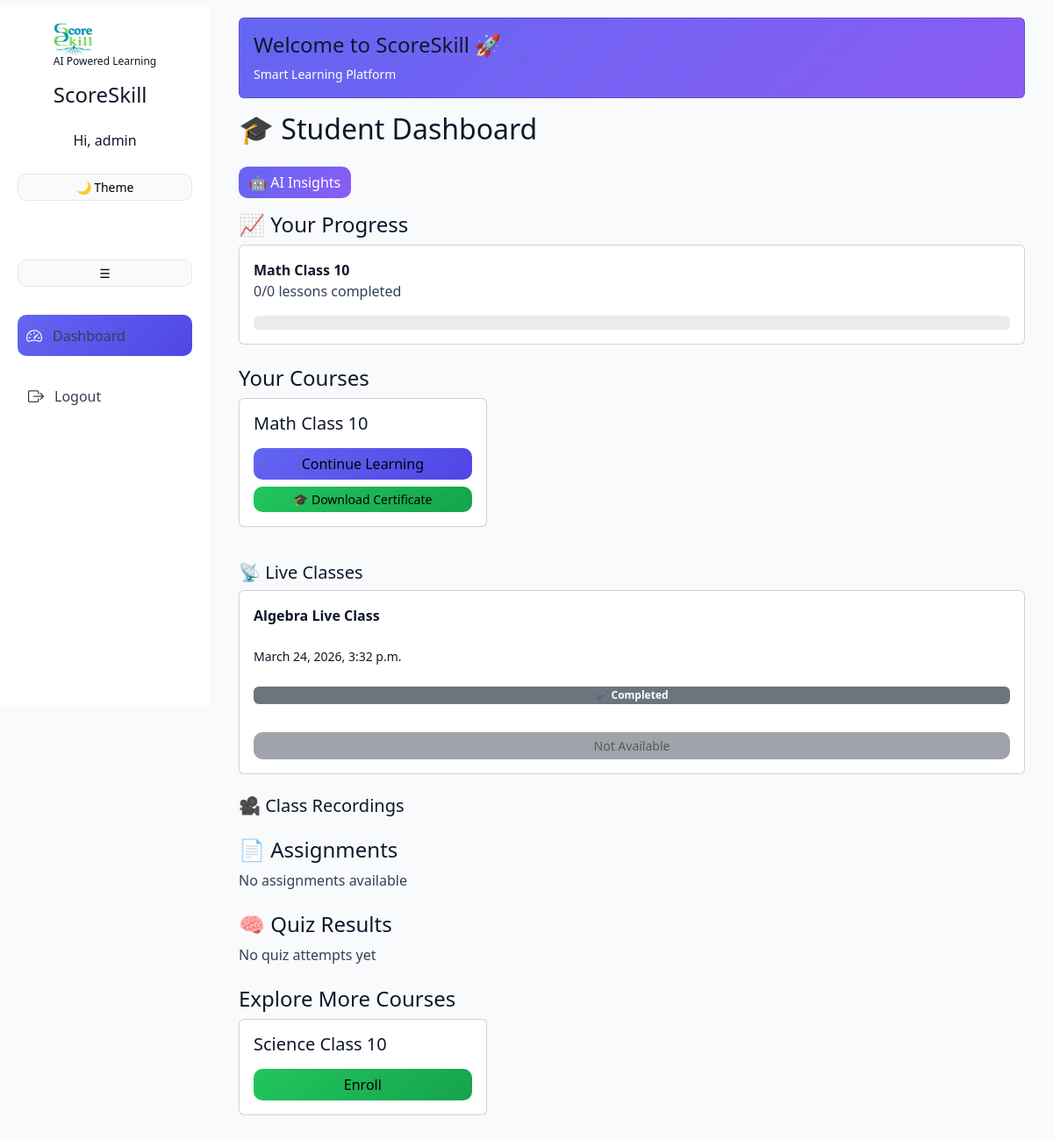
The page /dashboard/ (signed in) on the database its author committed.
### core/models.py (models this page shows, shortened)
class User(AbstractUser):
    USER_TYPE_CHOICES = (
        ('teacher', 'Teacher'),
        ('student', 'Student'),
    )
    user_type = models.CharField(
        max_length=10,
        choices=USER_TYPE_CHOICES,
        default='student'
    )

class Course(models.Model):
    title = models.CharField(max_length=200)
    description = models.TextField()
    teacher = models.ForeignKey(User, on_delete=models.CASCADE)
    price = models.IntegerField(default=0)

class LiveClass(models.Model):
    course = models.ForeignKey(Course, on_delete=models.CASCADE)
    title = models.CharField(max_length=200)
    meet_link = models.URLField()
    whiteboard_link = models.URLField(blank=True, null=True)
    date = models.DateTimeField()
    is_active = models.BooleanField(default=False)  # 🔥 START/STOP CONTROL

### core/views.py (the view, shortened to what this page needs)
# urls.py: path('dashboard/', views.dashboard, name='dashboard'),
def dashboard(request):
    if not request.user.is_authenticated:
        return redirect('login')
    recordings = []
    if getattr(request.user, 'user_type', None) == 'teacher':
        courses = Course.objects.filter(teacher=request.user)
        total_students = Enrollment.objects.filter(course__in=courses).count()
        total_classes = LiveClass.objects.filter(course__in=courses).count()
        total_revenue = sum(course.price for course in courses)
        total_assignments = Assignment.objects.filter(
            lesson__module__course__in=courses
        ).count()
        live_classes = LiveClass.objects.filter(course__in=courses)
        return render(request, 'teacher_dashboard.html', {
            'courses': courses,
            'total_students': total_students,
            'total_classes': total_classes,
            'total_revenue': total_revenue,
            'total_assignments': total_assignments,
            'live_classes': live_classes,
        })
    else:
        enrolled = Enrollment.objects.filter(student=request.user)
        enrolled_courses = [e.course for e in enrolled]
        courses = Course.objects.exclude(id__in=[c.id for c in enrolled_courses])
        next_class = LiveClass.objects.filter(
            course__in=enrolled_courses,
            date__gte=timezone.now()
        ).order_by('date').first()
        live_classes = LiveClass.objects.filter(course__in=enrolled_courses)
        for cls in live_classes:
            now = timezone.now()
            cls.can_join = False
            cls.status = "Upcoming"
            if cls.date - timedelta(minutes=5) <= now <= cls.date:
                cls.status = "Starting Soon"
            if cls.is_active:
                cls.status = "Live"
            if now > cls.date + timedelta(hours=2):
                cls.status = "Completed"
            if cls.is_active and cls.date - timedelta(minutes=5) <= now <= cls.date + timedelta(hours=2):
                cls.can_join = True
        progress_data = []
        for course in enrolled_courses:
            lessons = Lesson.objects.filter(module__course=course)
            total = lessons.count()
            completed = Progress.objects.filter(
                student=request.user,
                lesson__in=lessons,
                completed=True
            ).count()
            percent = int((completed / total) * 100) if total > 0 else 0
            progress_data.append({
                'course': course,
                'completed': completed,
                'total': total,
                'percent': percent
            })
        assignments = Assignment.objects.filter(
            lesson__module__course__in=enrolled_courses
        )
        assignment_data = []
        quiz_results = QuizResult.objects.filter(student=request.user)
        from .models import Recording
        recordings = Recording.objects.filter(
                live_class__course__in=enrolled_courses
            )
        return render(request, 'student_dashboard.html', {
            'courses': courses,
            'enrolled_courses': enrolled_courses,
            'live_classes': live_classes,
            'progress_data': progress_data,
            'assignments': assignment_data,
            'quiz_results': quiz_results,
            'next_class': next_class,
            'recordings': recordings
        })

### core/templates/student_dashboard.html (shortened to what this page needs)
{% extends 'base.html' %}
{% block content %}
<h2 class="mb-4">🎓 Student Dashboard</h2>
<a href="/ai-insights/" class="btn ai-btn mb-3">
    🤖 AI Insights
</a>
<h4>📈 Your Progress</h4>
{% for item in progress_data %}
<div class="card p-3 mb-3">
    <strong>{{ item.course.title }}</strong>
    <p>{{ item.completed }}/{{ item.total }} lessons completed</p>
    <div class="progress">
    </div>
</div>
{% endfor %}
<h4 class="mt-4">Your Courses</h4>
<div class="row">
{% for course in enrolled_courses %}
    <div class="col-md-4">
        <div class="card p-3 mb-3">
            <h5>{{ course.title }}</h5>
            <a href="/course/{{ course.id }}/" class="btn btn-primary mt-2">
                Continue Learning
            </a>
            <a href="/certificate/{{ course.id }}/" class="btn btn-success btn-sm mt-2">
                🎓 Download Certificate
        </a>
        </div>
    </div>
{% endfor %}
</div>
<h5 class="mt-4">📡 Live Classes</h5>
{% for cls in live_classes %}
<div class="card p-3 mb-2">
    <strong>{{ cls.title }}</strong><br>
    <small>{{ cls.date }}</small><br>
    {% if cls.status == "Live" %}
        <span class="badge bg-danger">🔴 Live</span>
    {% elif cls.status == "Starting Soon" %}
        <span class="badge bg-warning">⏳ Starting Soon</span>
    {% elif cls.status == "Completed" %}
        <span class="badge bg-secondary">✔ Completed</span>
    {% else %}
        <span class="badge bg-info">📅 Upcoming</span>
    {% endif %}
    <br>
    {% if cls.can_join %}
        <a href="/join-class/{{ cls.id }}/" class="btn btn-success btn-sm mt-2">
            Join Class
        </a>
    {% else %}
        <button class="btn btn-secondary btn-sm mt-2" disabled>
            Not Available
        </button>
    {% endif %}
</div>
{% endfor %}
<h5 class="mt-4">🎥 Class Recordings</h5>
<h4 class="mt-4">📄 Assignments</h4>
{% for item in assignments %}
<div class="card p-3 mb-2 d-flex justify-content-between align-items-center">
    <div>
        <strong>{{ item.assignment.title }}</strong>
    </div>
    <div>
        {% if item.submitted %}
            <span class="badge bg-success">Submitted</span>
        {% else %}
            <span class="badge bg-danger">Pending</span>
            <a href="/submit/{{ item.assignment.id }}/"
               class="btn btn-sm btn-warning ms-2">
               Submit
            </a>
        {% endif %}
    </div>
</div>
{% empty %}
<p>No assignments available</p>
{% endfor %}
<h4 class="mt-4">🧠 Quiz Results</h4>
{% for result in quiz_results %}
<div class="card p-2 mb-2">
    {{ result.quiz.title }}
    <span class="badge bg-success">
        {{ result.score }}/{{ result.total }}
    </span>
</div>
{% empty %}
<p>No quiz attempts yet</p>
{% endfor %}
<h4 class="mt-4">Explore More Courses</h4>
<div class="row">
{% for course in courses %}
    <div class="col-md-4">
        <div class="card p-3 mb-3">
            <h5>{{ course.title }}</h5>
            <a href="/enroll/{{ course.id }}/" class="btn btn-success mt-2">
                Enroll
            </a>
        </div>
    </div>
{% endfor %}
</div>
{% endblock %}

### core/templates/base.html (shortened to what this page needs)
<!DOCTYPE html>
<html>
{% load static %}
<head>
    <link href="https://cdn.jsdelivr.net/npm/bootstrap@5.3.0/dist/css/bootstrap.min.css" rel="stylesheet">
    <link href="https://cdn.jsdelivr.net/npm/bootstrap-icons/font/bootstrap-icons.css" rel="stylesheet">
</head>
<body>
<div class="sidebar" id="sidebar">
    <h4>
        <img src="{% static 'scoreskill_logo.png' %}" class="logo" width="45">
        <p style="font-size:12px; color:#94a3b8;">AI Powered Learning</p>
        ScoreSkill
    </h4>
    {% if request.user.is_authenticated %}
        <p class="mt-2">Hi, {{ request.user.username }}</p>
    {% endif %}
    <button onclick="toggleDarkMode()" class="btn btn-sm btn-outline-secondary mb-3 w-100">
        🌙 Theme
    </button>
    <button onclick="toggleSidebar()" class="btn btn-sm btn-outline-secondary mb-3">
        ☰
    </button>
    {% if request.user.is_authenticated %}
        <a href="/dashboard/" class="active">
            <i class="bi bi-speedometer2"></i>
            <span>Dashboard</span>
        </a>
        <a href="/logout/">
            <i class="bi bi-box-arrow-right"></i>
            <span>Logout</span>
        </a>
    {% endif %}
</div>
<div class="main">
    <div class="container-fluid">
        <div class="card p-3 mb-3" style="background: linear-gradient(135deg, #6366f1, #8b5cf6); color:white;">
            <h4>Welcome to ScoreSkill 🚀</h4>
            <small>Smart Learning Platform</small>
        </div>
        {% block content %}
        {% endblock %}
    </div>
</div>
</body>
</html>

### core/templates/base.html (style rules this page uses)
body { background: #f8fafc; color: #0f172a; }
.sidebar { background: #ffffff; color: #1e293b; backdrop-filter: blur(15px); border-right: 1px solid rgba(255,255,255,0.1); width: 240px; height: 100vh; position: fixed; top: 0; left: 0; padding: 20px; z-index: 1000; border-radius: 8px; display: flex; align-items: center; gap: 10px; margin: 6px 0; text-decoration: none; transition: 0.3s; flex-direction: column; }
.sidebar a { display: flex; width: 100%; padding: 10px 12px; margin: 6px 0; border-radius: 10px; text-decoration: none; color: #1e293b; align-items: center; gap: 12px; transition: all 0.3s ease; font-weight: 500; }
.sidebar button { width: 100%; margin-bottom: 10px; display: block; width: 100%; }
.sidebar .btn { color: #0f172a; border: 1px solid #e2e8f0; background: #f8fafc; }
.sidebar a.active { background: linear-gradient(135deg, #6366f1, #4f46e5); color: white !important; padding: 10px; border-radius: 10px; }
.sidebar h4, .sidebar p { color: #0f172a !important; }
.sidebar i { font-size: 18px; }
.main { margin-left: 240px; padding: 20px; width: calc(100% - 240px); min-height: 100vh; transition: 0.3s; }
.card { background: #ffffff; color: #0f172a; animation: fadeIn 0.4s ease-in; }
.btn { border-radius: 10px; color: #000 !important; }
.btn-success { background: linear-gradient(135deg, #22c55e, #16a34a); border: none; }
.btn-primary { background: linear-gradient(135deg, #6366f1, #4f46e5); border: none; }
.card { animation: fadeIn 0.5s ease-in; }
h1, h2, h3, h4, h5, h6 { color: #0f172a; }
p, span { color: #334155; }
.logo { transition: 0.3s ease; }
.ai-btn { background: linear-gradient(135deg, #6366f1, #8b5cf6); color: white !important; border: none; border-radius: 10px; }

### rows shown on the page
User: user.username "admin"
Course: course "Math Class 10", completed "0", total "0", title "Math Class 10"
LiveClass: title "Algebra Live Class", date "March 24, 2026, 3:32 p.m.", shows "✔ Completed", shows "Not Available"
Course: title "Science Class 10"
